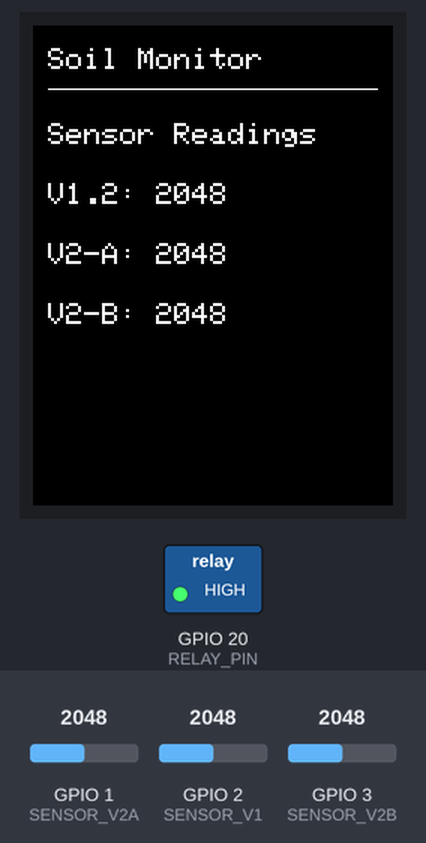
The sketch below on a simulated ESP32. Parts: 240×320 colour display, switched loads named in the sketch (green lamp = pin HIGH). The test bench sets the inputs (shaded band); at power-on: GPIO 1 (SENSOR_V2A) = 2048, GPIO 2 (SENSOR_V1) = 2048, GPIO 3 (SENSOR_V2B) = 2048 (analog values on the 0–4095 scale). What the sketch prints to the serial monitor is not drawn.

Above: at 1.9 s.
2.0 s: GPIO 1 (SENSOR_V2A) set to 2866
At 2.9 s:
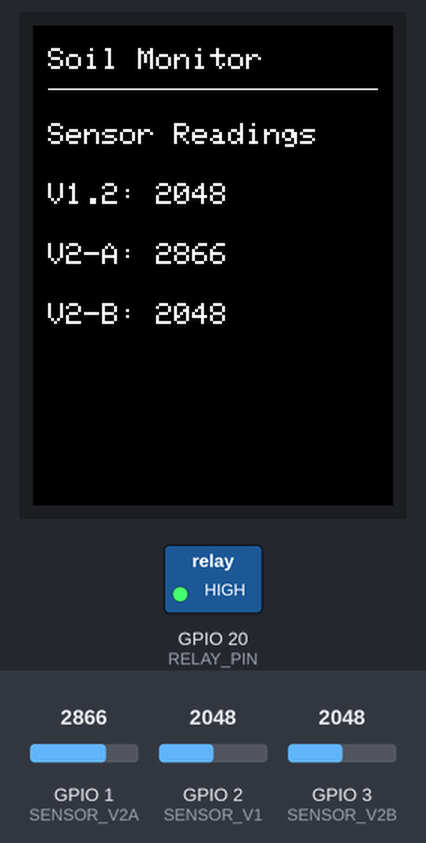
3.7 s: GPIO 2 (SENSOR_V1) set to 2866
At 4.9 s:
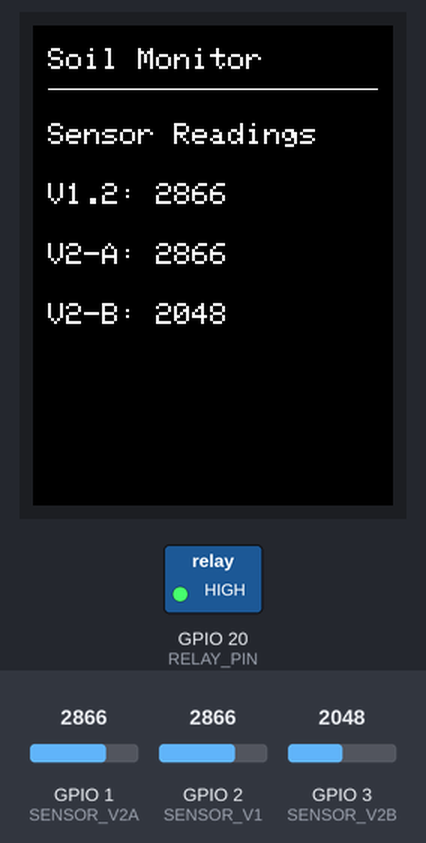
5.2 s: GPIO 3 (SENSOR_V2B) set to 2866
At 6.3 s:
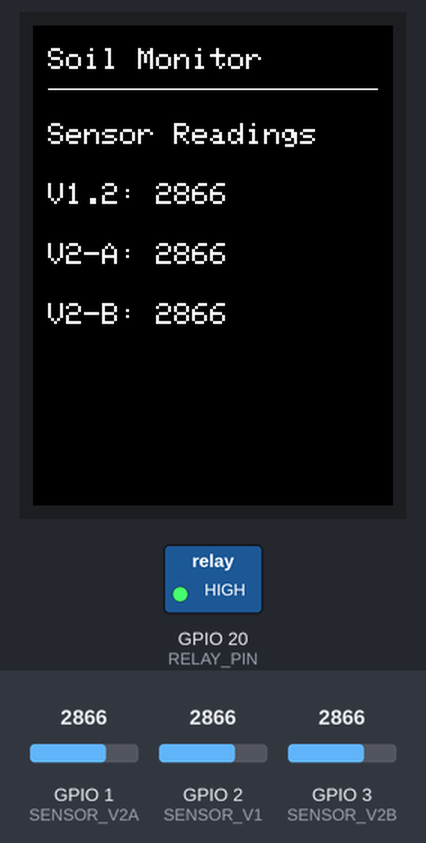
6.7 s: GPIO 1 (SENSOR_V2A) set to 3040
At 7.5 s:
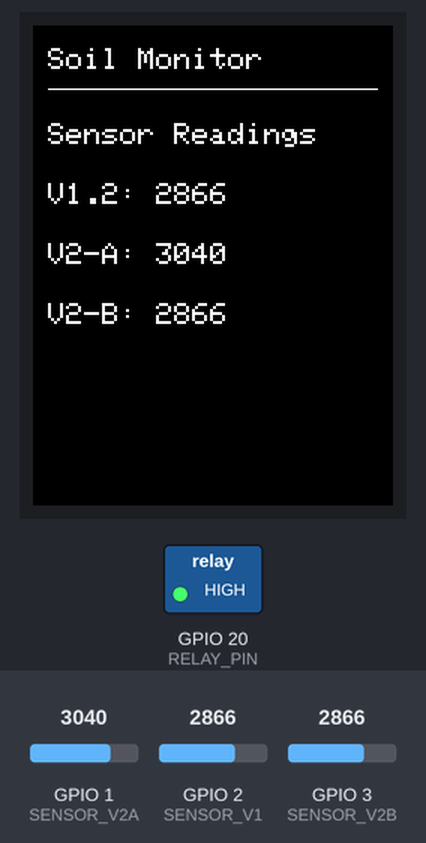
8.2 s: GPIO 2 (SENSOR_V1) set to 3040
At 8.7 s:
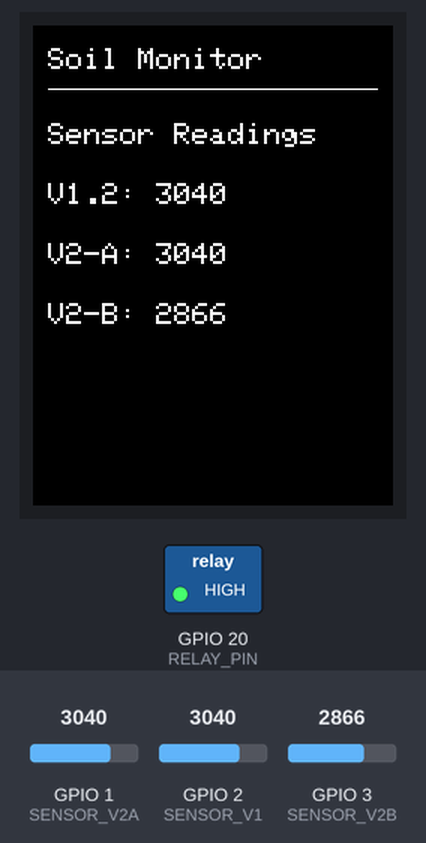
11.2 s: GPIO 3 (SENSOR_V2B) set to 3040
At 12.2 s:
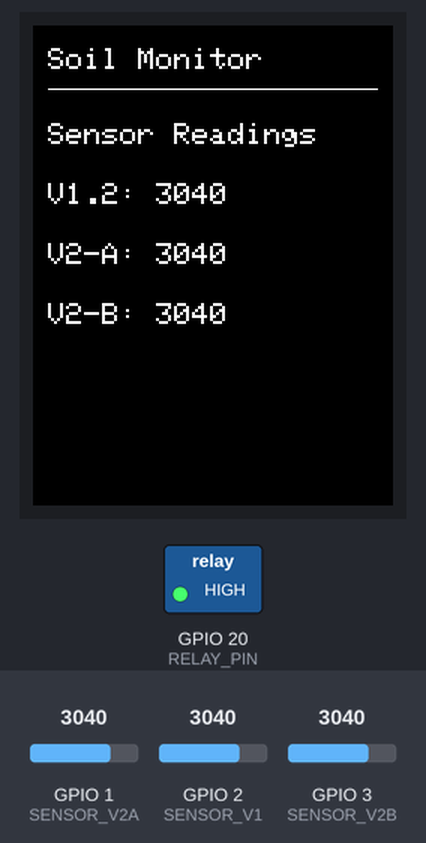
Timing chart, 0 to 13.7 s (numbered marks = the images above; inputs shaded):
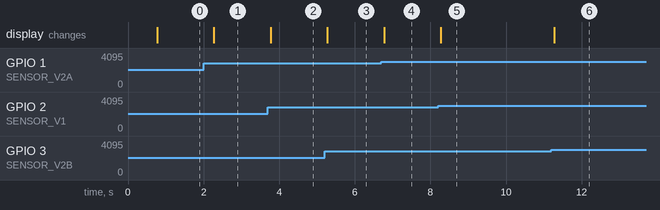

Measured:
- after the input at 2.0 s, the display: changes after 0.27 s (image 1)
- after the input at 3.7 s, the display: changes after 0.07 s (image 2)
- after the input at 5.2 s, the display: changes after 0.07 s (image 3)
- after the input at 6.7 s, the display: changes after 0.07 s (image 4)
- after the input at 8.2 s, the display: changes after 0.07 s (image 5)
- after the input at 11.2 s, the display: changes after 0.07 s (image 6)

The sketch:

legacy_readout.ino
```cpp
#include <SPI.h>
#include <Adafruit_GFX.h>
#include <Adafruit_ST7789.h>

// Iteration 0: the original working 3-sensor read-out + relay test (kept for reference).
// ---------- TFT DISPLAY ----------
#define TFT_SCK   12
#define TFT_MOSI  11
#define TFT_CS    10
#define TFT_DC    14
#define TFT_RST   21

SPIClass tftSPI(FSPI);
Adafruit_ST7789 tft(&tftSPI, TFT_CS, TFT_DC, TFT_RST);

// ---------- SOIL MOISTURE SENSORS ----------
#define SENSOR_V1   2
#define SENSOR_V2A  1
#define SENSOR_V2B  3

// ---------- RELAY ----------
#define RELAY_PIN  20

// Many relay modules are active LOW.
// Change these if your module works in reverse.
const int RELAY_ON  = LOW;
const int RELAY_OFF = HIGH;

// Set true only for the initial pump test.
// The pump runs 3 seconds, then stops 3 seconds.
const bool PUMP_TEST_MODE = false;

unsigned long lastDisplayUpdate = 0;
unsigned long lastPumpToggle = 0;
bool pumpRunning = false;

void setup() {
  Serial.begin(115200);
  delay(500);

  // Ensure the pump starts OFF
  digitalWrite(RELAY_PIN, RELAY_OFF);
  pinMode(RELAY_PIN, OUTPUT);
  digitalWrite(RELAY_PIN, RELAY_OFF);

  // Initialize TFT
  tftSPI.begin(TFT_SCK, -1, TFT_MOSI, TFT_CS);
  tft.init(240, 320);
  tft.setRotation(0);
  tft.fillScreen(ST77XX_BLACK);
  tft.setTextColor(ST77XX_WHITE);
  tft.setTextSize(2);

  tft.setCursor(10, 15);
  tft.println("Soil Monitor");
  tft.drawFastHLine(10, 42, 220, ST77XX_WHITE);

  analogReadResolution(12);
  analogSetPinAttenuation(SENSOR_V1, ADC_11db);
  analogSetPinAttenuation(SENSOR_V2A, ADC_11db);
  analogSetPinAttenuation(SENSOR_V2B, ADC_11db);

  Serial.println("ESP32-S3 Soil Monitor Started");
}

void loop() {
  unsigned long now = millis();

  // Update sensor readings and display every 500 ms
  if (now - lastDisplayUpdate >= 500) {
    lastDisplayUpdate = now;

    int moistureV1  = analogRead(SENSOR_V1);
    int moistureV2A = analogRead(SENSOR_V2A);
    int moistureV2B = analogRead(SENSOR_V2B);

    Serial.print("V1.2: ");
    Serial.print(moistureV1);
    Serial.print(" | V2 A: ");
    Serial.print(moistureV2A);
    Serial.print(" | V2 B: ");
    Serial.println(moistureV2B);

    tft.fillRect(10, 55, 220, 180, ST77XX_BLACK);
    tft.setCursor(10, 65);
    tft.println("Sensor Readings");

    tft.setCursor(10, 105);
    tft.print("V1.2: ");
    tft.println(moistureV1);

    tft.setCursor(10, 145);
    tft.print("V2-A: ");
    tft.println(moistureV2A);

    tft.setCursor(10, 185);
    tft.print("V2-B: ");
    tft.println(moistureV2B);
  }

  // Optional temporary relay/pump test
  if (PUMP_TEST_MODE) {
    if (now - lastPumpToggle >= 3000) {
      lastPumpToggle = now;
      pumpRunning = !pumpRunning;

      digitalWrite(
        RELAY_PIN,
        pumpRunning ? RELAY_ON : RELAY_OFF
      );

      Serial.println(pumpRunning ? "Pump ON" : "Pump OFF");
    }
  } else {
    // Monitoring mode: keep pump OFF for now
    digitalWrite(RELAY_PIN, RELAY_OFF);
  }
}
```
